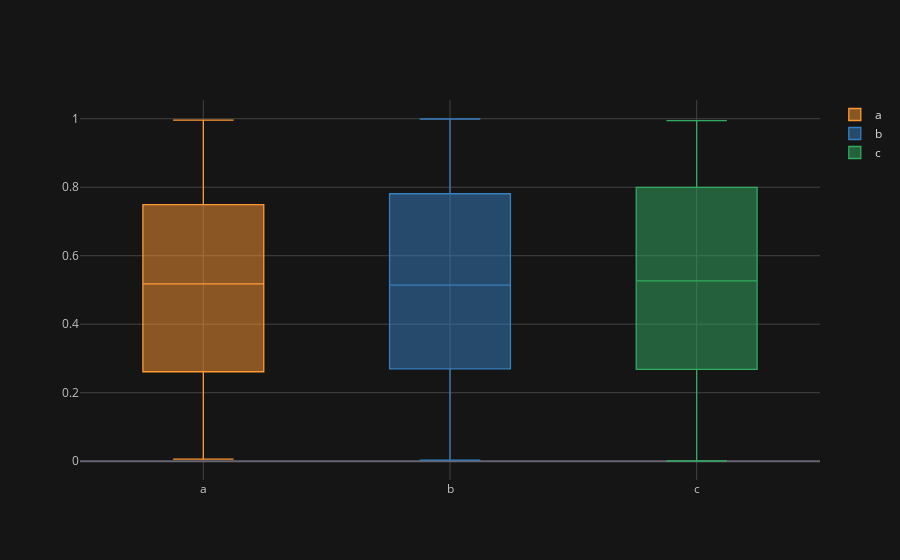

Notebook code cell kept with this figure:
### Code cell
df.iplot(kind='box')

### Figure 1 — Plotly figure (JSON) as saved in the notebook; plotly's stock layout.template omitted (floating-point values rounded to 4 significant figures; data arrays with more than 128 entries replaced by an {"elided": "..."} marker saying what was removed)
{"data": [{"boxpoints": false, "line": {"width": 1.3}, "marker": {"color": "rgba(255, 153, 51, 1.0)"}, "name": "a", "orientation": "v", "type": "box", "y": {"elided": "300 float values"}}, {"boxpoints": false, "line": {"width": 1.3}, "marker": {"color": "rgba(55, 128, 191, 1.0)"}, "name": "b", "orientation": "v", "type": "box", "y": {"elided": "300 float values"}}, {"boxpoints": false, "line": {"width": 1.3}, "marker": {"color": "rgba(50, 171, 96, 1.0)"}, "name": "c", "orientation": "v", "type": "box", "y": {"elided": "300 float values"}}], "layout": {"legend": {"bgcolor": "#151516", "font": {"color": "#D9D9D9"}}, "paper_bgcolor": "#151516", "plot_bgcolor": "#151516", "title": {"font": {"color": "#D9D9D9"}}, "xaxis": {"gridcolor": "#434343", "showgrid": true, "tickfont": {"color": "#C2C2C2"}, "title": {"font": {"color": "#D9D9D9"}, "text": ""}, "zerolinecolor": "#666570"}, "yaxis": {"gridcolor": "#434343", "showgrid": true, "tickfont": {"color": "#C2C2C2"}, "title": {"font": {"color": "#D9D9D9"}, "text": ""}, "zerolinecolor": "#666570"}}}
